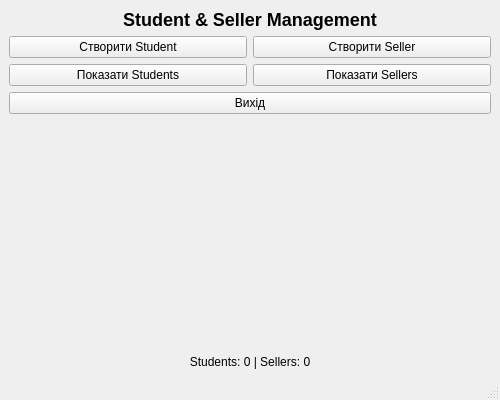
<?xml version="1.0" encoding="UTF-8"?>
<ui version="4.0">
 <class>MainWindow</class>
 <widget class="QMainWindow" name="MainWindow">
  <property name="geometry">
   <rect>
    <x>0</x>
    <y>0</y>
    <width>500</width>
    <height>400</height>
   </rect>
  </property>
  <property name="windowTitle">
   <string>MDI Application</string>
  </property>
  <widget class="QWidget" name="centralwidget">
   <layout class="QVBoxLayout" name="verticalLayout">
    <item>
     <widget class="QLabel" name="label_title">
      <property name="text">
       <string>&lt;h2&gt;Student &amp; Seller Management&lt;/h2&gt;</string>
      </property>
      <property name="alignment">
       <set>Qt::AlignCenter</set>
      </property>
     </widget>
    </item>
    <item>
     <layout class="QGridLayout" name="gridLayout">
      <item row="0" column="0">
       <widget class="QPushButton" name="pushButton_createStudent">
        <property name="text">
         <string>Створити Student</string>
        </property>
        <property name="minimumHeight">
         <number>50</number>
        </property>
       </widget>
      </item>
      <item row="0" column="1">
       <widget class="QPushButton" name="pushButton_createSeller">
        <property name="text">
         <string>Створити Seller</string>
        </property>
        <property name="minimumHeight">
         <number>50</number>
        </property>
       </widget>
      </item>
      <item row="1" column="0">
       <widget class="QPushButton" name="pushButton_showStudents">
        <property name="text">
         <string>Показати Students</string>
        </property>
        <property name="minimumHeight">
         <number>50</number>
        </property>
       </widget>
      </item>
      <item row="1" column="1">
       <widget class="QPushButton" name="pushButton_showSellers">
        <property name="text">
         <string>Показати Sellers</string>
        </property>
        <property name="minimumHeight">
         <number>50</number>
        </property>
       </widget>
      </item>
      <item row="2" column="0" colspan="2">
       <widget class="QPushButton" name="pushButton_exit">
        <property name="text">
         <string>Вихід</string>
        </property>
        <property name="minimumHeight">
         <number>50</number>
        </property>
       </widget>
      </item>
     </layout>
    </item>
    <item>
     <spacer name="verticalSpacer">
      <property name="orientation">
       <enum>Qt::Vertical</enum>
      </property>
      <property name="sizeHint" stdset="0">
       <size>
        <width>20</width>
        <height>40</height>
       </size>
      </property>
     </spacer>
    </item>
    <item>
     <widget class="QLabel" name="label_status">
      <property name="text">
       <string>Students: 0 | Sellers: 0</string>
      </property>
      <property name="alignment">
       <set>Qt::AlignCenter</set>
      </property>
     </widget>
    </item>
   </layout>
  </widget>
  <widget class="QStatusBar" name="statusbar"/>
 </widget>
 <resources/>
 <connections/>
</ui>
